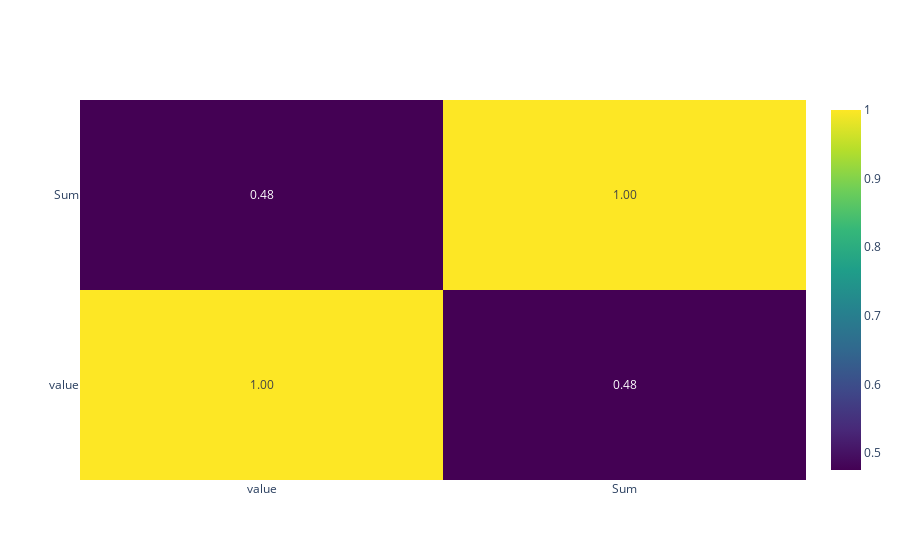

Source (notebook cell):
### Markdown cell above
# NOTE: USE PREPROCESSED DATA INSTEAD OF USING THE DATA DIRECTLY from the apis

### Code cell
dfcorrelation = pd.merge(meanprovince, dfprovince, on='RegioS')

correlation = dfcorrelation[['value', 'Sum']].corr()
corr_matrix = go.Figure(data=go.Heatmap(
        z=correlation.values,
        x=correlation.columns,
        y=correlation.index,
        text=correlation.values, #Show the values in the heatmap
        texttemplate="%{text:.2f}",
        colorscale='Viridis')) #Create the heatmap figure

corr_matrix.show()

### Figure 1 — Plotly figure (JSON) as saved in the notebook; plotly's stock layout.template omitted (floating-point values rounded to 4 significant figures)
{"data": [{"colorscale": [[0, "#440154"], [0.1111, "#482878"], [0.2222, "#3e4989"], [0.3333, "#31688e"], [0.4444, "#26828e"], [0.5556, "#1f9e89"], [0.6667, "#35b779"], [0.7778, "#6ece58"], [0.8889, "#b5de2b"], [1, "#fde725"]], "text": [[1, 0.4752], [0.4752, 1]], "texttemplate": "%{text:.2f}", "type": "heatmap", "x": ["value", "Sum"], "y": ["value", "Sum"], "z": [[1, 0.4752], [0.4752, 1]]}], "layout": {}}
